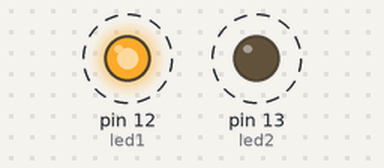
A sketch run on a simulated Arduino Uno, built with avr-gcc and run on an emulated ATmega328P. On the bench: output pins drawn as LEDs (lit = HIGH). Dashed ring = blinking.

Above: at 0.5 s.
Timing chart, 0 to 4.6 s (numbered marks = the images above):
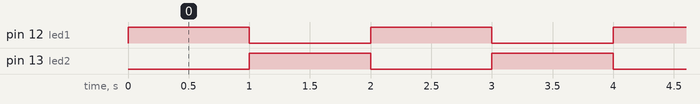

The sketch:

flip-flop.ino
```cpp
int led1 = 12;
int led2 = 13;

void setup() {
  pinMode(led1, OUTPUT);
  pinMode(led2, OUTPUT);
}

void loop() {
  digitalWrite(led1, HIGH);  //led 1 pada pin 12 nyala
  digitalWrite(led2, LOW);   //led 2 pada pin 12 mati
  delay(1000);
  digitalWrite(led1, LOW);
  digitalWrite(led2, HIGH);
  delay(1000);
}
```

Measured:
- by itself, pin 12 (led1), pin 13 (led2): alternates HIGH for 1.0 s and LOW for 1.0 s
